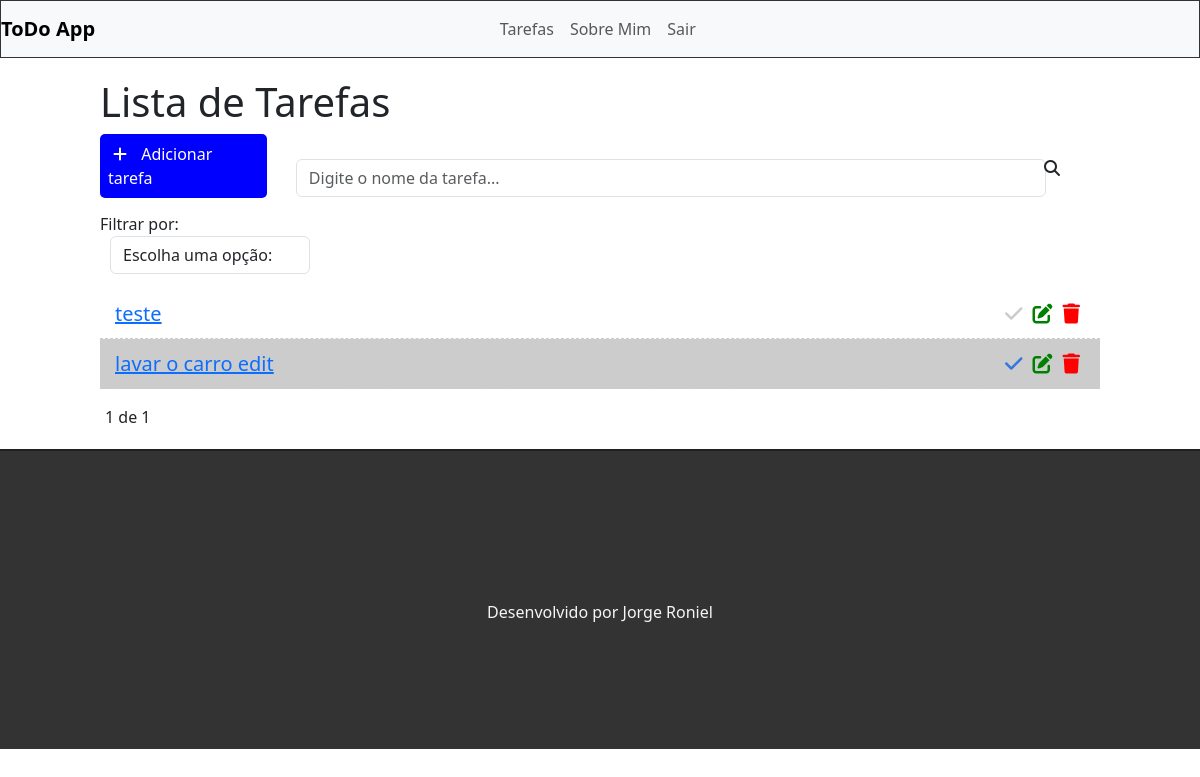
Before: / (signed in) with the older database file.
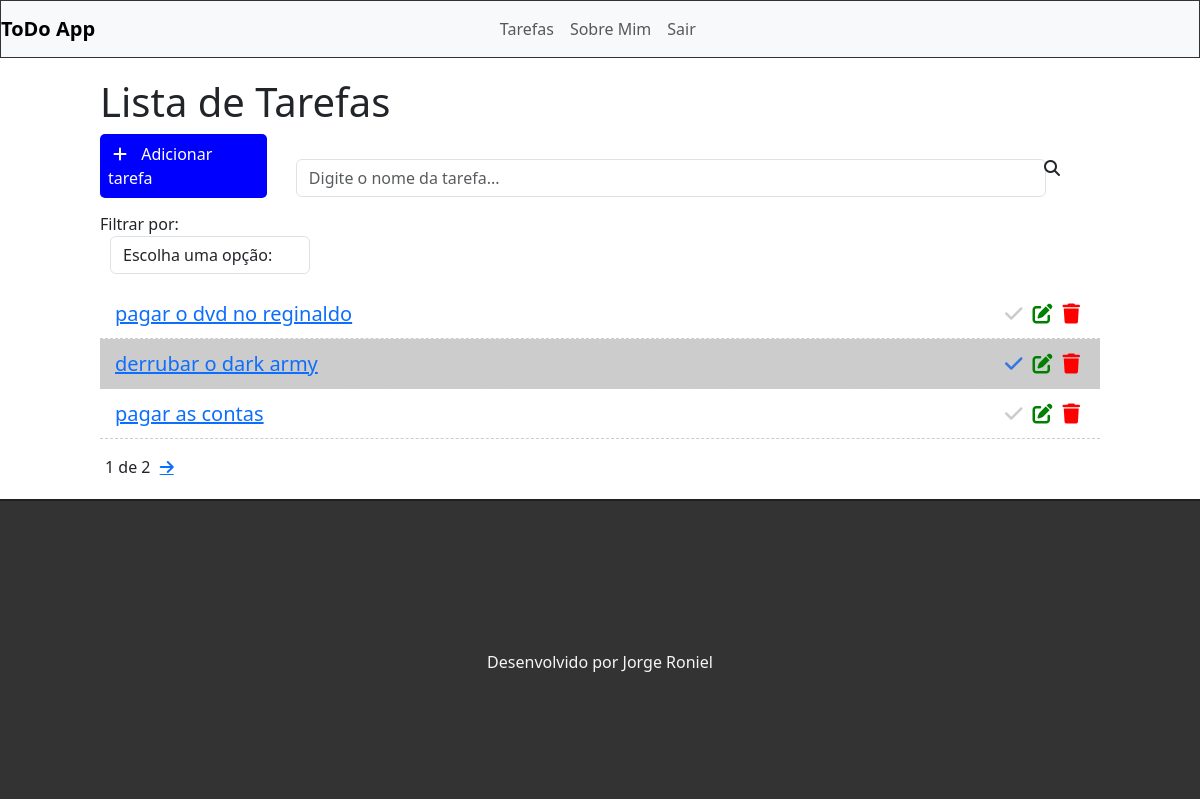
After: the same page with the newer database file.
### task/models.py (models this page shows)
class Tarefa(models.Model):
    STATUS = (
        ('doing', 'Doing'),
        ('done', 'Done'),
    )
    titulo = models.CharField(max_length=255)
    descricao = models.TextField()
    done = models.CharField(max_length=5, choices=STATUS)
    data_criacao = models.DateTimeField(auto_now_add=True)
    data_update = models.DateTimeField(auto_now=True)
    usuario = models.ForeignKey(get_user_model(), on_delete=models.CASCADE)

### task/views.py (the view)
# urls.py: path('', views.tasksList),
@login_required(login_url='/login/')
def tasksList(request):
    usuario = request.user
    search = request.GET.get('search')
    filtro = request.GET.get('filter')
    if search:
        tasks = Tarefa.objects.filter(usuario=usuario, titulo__icontains=search)
    elif filtro:
        tasks = Tarefa.objects.filter(usuario=usuario, done=filtro)
    else:
        tasks_list = Tarefa.objects.filter(usuario=usuario).order_by('-data_criacao')
        paginator = Paginator(tasks_list, 3)
        page = request.GET.get('page')
        tasks = paginator.get_page(page)
    return render(request, 'lista.html', {'tasks': tasks})

### task/Templates/lista.html (shortened to what this page needs)
{% extends 'model-page.html' %}
{% block content %}
    <div class="offset-1 col-10  list-div">
        <h1>Lista de Tarefas</h1>
        <a id="add-link" href="newtask/">
            <div class="col-2 add-div">
                <i class="fas fa-plus"></i> Adicionar tarefa
            </div>
        </a>
        <div class="col-9 search-div">
            <form method="GET" id="search-form">
                <input class="form-control" type="text" id="search" name="search" placeholder="Digite o nome da tarefa..." value="{{request.GET.search}}">
                <i class="fas fa-search" id="search-btn"></i>
            </form>
        </div>
        <div class="col-2 filter-div">
            <span>Filtrar por:</span>
            <select name="filter" id="filter" class="form-control">
                <option value="">Escolha uma opção:</option>
            </select>
        </div>
        <ul class="task-list">
            {% for task in tasks %}
            {% if task.done == 'doing' %}
                <li class="task-item">
            {% else %}
                <li class="task-item done">
            {% endif %}
                    <span><a href="/task/{{task.id}}">{{task.titulo}}</a></span>
                    <a href="delete/{{task.id}}" id="deleteBtn"><span><i class="fas fa-trash"></i></span></a>
                    <a href="edit/{{task.id}}"><span><i class="fas fa-edit"></i></span></a>
                    <a href="status/{{task.id}}"><span><i class="fas fa-check"></i></span></a>
                </li>
            {% endfor %}
        </ul>
        <div class="pagination">
            <span class="step-links">
                {% if tasks.paginator.num_pages %}
                <span class="current">
                    {{tasks.number}} de {{tasks.paginator.num_pages}}
                </span>
                {% endif %}
                {% if tasks.has_next %}
                    <a href="?page={{tasks.next_page_number}}" class="fas fa-arrow-right"></a>
                {% endif %}
            </span>
        </div>
    </div>
{% endblock %}

### task/Templates/model-page.html (shortened to what this page needs)
<!DOCTYPE html>
{% load static %}
<html lang="en">
<head>
    <link href="https://cdn.jsdelivr.net/npm/bootstrap@5.3.0-alpha1/dist/css/bootstrap.min.css" rel="stylesheet">
    <link rel="stylesheet" href="https://kit.fontawesome.com/a551ec210d.css">
    <link rel="stylesheet" href="{% static 'css/styles.css' %}">
</head>
<body>
    <div class="container-fluid">
        <nav class="navbar navbar-expand-lg bg-body-tertiary">
             <div class="container-fluid">
                <a class="navbar-brand" href="/">ToDo App</a>
                <div class="collapse navbar-collapse" id="navbarSupportedContent">
                    <ul class="navbar-nav me-auto mb-2 mb-lg-0">
                        {% if user.is_authenticated %}
                            <li class="nav-item">
                                <a class="nav-link" aria-current="page" href="/">Tarefas</a>
                            </li>
                        {% else %}
                            <li class="nav-item">
                                <a class="nav-link" aria-current="page" href="/login/">Entrar</a>
                            </li>
                        {% endif %}
                        <li class="nav-item">
                            <a class="nav-link" aria-current="page" href="/about/">Sobre Mim</a>
                        </li>
                        {% if user.is_authenticated %}
                            <li class="nav-item">
                                <a class="nav-link" aria-current="page" href="/logout/">Sair</a>
                            </li>
                        {% endif %}
                    </ul>
                </div>
            </div>
        </nav>
        {% block content %}
        {% endblock %}
        <footer>
            {% include 'model-footer.html' %}
        </footer>
    </div>
</body>
</html>

### task/Templates/model-footer.html
<p>Desenvolvido por Jorge Roniel</p>

### task/static/css/styles.css (style rules this page uses)
.container-fluid { padding: 0; }
.navbar { border: 1px solid #333; margin-bottom: 20px; }
.navbar-nav { margin-left: 35%; margin-right: 25%; }
.navbar-brand { font-weight: bold; }
#add-link { text-decoration: none; }
.add-div { background-color: blue; cursor: pointer; display: inline-block; color: white; padding: 8px; border-radius: 5px; margin-right: 25px; }
.fas.fa-plus { color: white; margin-right: 10px; margin-left: 5px; }
.fas.fa-search { position: absolute; top: 160px; right: 140px; cursor: pointer; }
.search-div { padding: 0px; margin-top: 15px; margin-bottom: 15px; display: inline-block; }
.filter-div { margin-bottom: 15px; padding: 0; }
#filter { display: inline-block; width: 200px; margin-left: 10px; }
.list-div { padding: 0; }
.task-list { padding-left: 0; }
.task-item { list-style: none; font-size: 20px; height: 50px; padding: 0 15px; padding-top: 10px; border-bottom: 1px dashed #ccc; text-decoration: none; }
.task-item.done { background-color: #ccc; }
.fas.fa-trash, .fas.fa-edit, .fas.fa-check { cursor: pointer; margin: 5px; font-size: 20px; float: right; }
.fas.fa-trash { color: red; }
.fas.fa-edit { color: green; }
.fas.fa-check { color: #ccc; }
.done .fas.fa-check { color: #3476e2; }
footer { background-color: #333; height: 300px; border-top: 2px solid #202020; }
footer p { color: #f5f5f5; text-align: center; top: 50%; position: relative; }
.pagination { margin-bottom: 20px; }
.step-links .current { margin-left: 5px; margin-right: 5px; }

Changed rows visible on the page:
removed Tarefa: titulo "teste"
removed Tarefa: titulo "lavar o carro edit"
added Tarefa: titulo "pagar o dvd no reginaldo"
added Tarefa: titulo "derrubar o dark army"
added Tarefa: titulo "pagar as contas"
Other visible differences:
{{ tasks.paginator.num_pages }}: "1" → "2"
